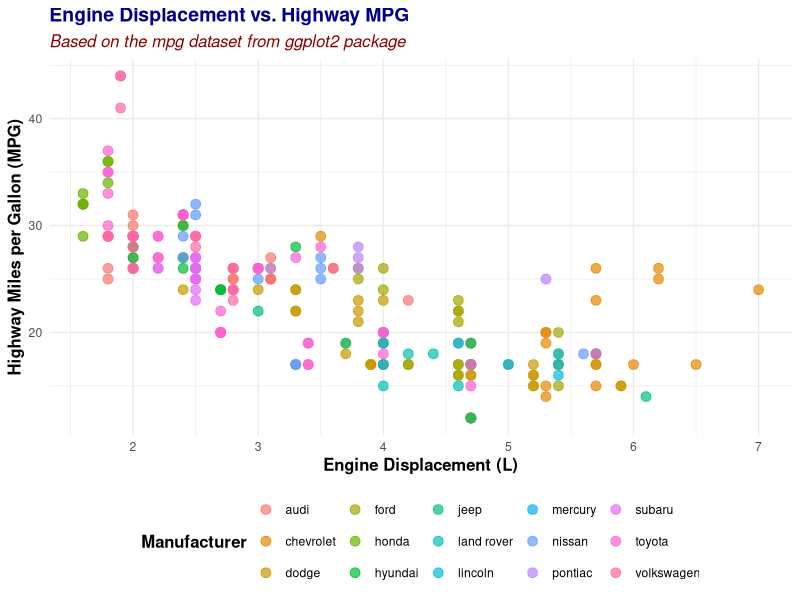

Write the R code that produced this figure.
## ---- chunk 1
#| echo: false
#| warning: false
#| message: false
library(ggplot2)
data(mpg)

ggplot(mpg, aes(x = displ, y = hwy, color = manufacturer)) +
  geom_point(size = 3, alpha = 0.7) +
  labs(title = "Engine Displacement vs. Highway MPG",
       subtitle = "Based on the mpg dataset from ggplot2 package",
       x = "Engine Displacement (L)",
       y = "Highway Miles per Gallon (MPG)",
       color = "Manufacturer") +
  theme_minimal() +
  theme(
    plot.title = element_text(face = "bold", size = 14, color = "darkblue"),
    plot.subtitle = element_text(face = "italic", size = 12, color = "darkred"),
    axis.title = element_text(face = "bold", size = 12),
    legend.title = element_text(face = "bold", size = 12),
    legend.position = "bottom"
  )
## ---- chunk 2
#| echo: false
summary(mpg[, c("displ", "hwy")])
